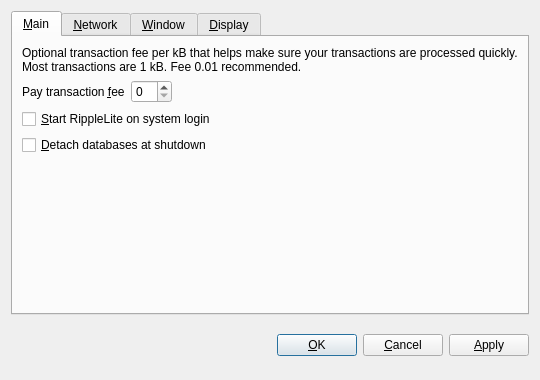
<?xml version="1.0" encoding="UTF-8"?>
<ui version="4.0">
 <class>OptionsDialog</class>
 <widget class="QDialog" name="OptionsDialog">
  <property name="geometry">
   <rect>
    <x>0</x>
    <y>0</y>
    <width>540</width>
    <height>380</height>
   </rect>
  </property>
  <property name="windowTitle">
   <string>Options</string>
  </property>
  <property name="modal">
   <bool>true</bool>
  </property>
  <layout class="QVBoxLayout" name="verticalLayout">
   <item>
    <widget class="QTabWidget" name="tabWidget">
     <property name="tabPosition">
      <enum>QTabWidget::North</enum>
     </property>
     <property name="currentIndex">
      <number>0</number>
     </property>
     <widget class="QWidget" name="tabMain">
      <attribute name="title">
       <string>&amp;Main</string>
      </attribute>
      <layout class="QVBoxLayout" name="verticalLayout_Main">
       <item>
        <widget class="QLabel" name="transactionFeeInfoLabel">
         <property name="text">
          <string>Optional transaction fee per kB that helps make sure your transactions are processed quickly. Most transactions are 1 kB. Fee 0.01 recommended.</string>
         </property>
         <property name="textFormat">
          <enum>Qt::PlainText</enum>
         </property>
         <property name="wordWrap">
          <bool>true</bool>
         </property>
        </widget>
       </item>
       <item>
        <layout class="QHBoxLayout" name="horizontalLayout_Main">
         <item>
          <widget class="QLabel" name="transactionFeeLabel">
           <property name="text">
            <string>Pay transaction &amp;fee</string>
           </property>
           <property name="textFormat">
            <enum>Qt::PlainText</enum>
           </property>
           <property name="buddy">
            <cstring>transactionFee</cstring>
           </property>
          </widget>
         </item>
         <item>
          <widget class="BitcoinAmountField" name="transactionFee"/>
         </item>
         <item>
          <spacer name="horizontalSpacer_Main">
           <property name="orientation">
            <enum>Qt::Horizontal</enum>
           </property>
           <property name="sizeHint" stdset="0">
            <size>
             <width>40</width>
             <height>20</height>
            </size>
           </property>
          </spacer>
         </item>
        </layout>
       </item>
       <item>
        <widget class="QCheckBox" name="bitcoinAtStartup">
         <property name="toolTip">
          <string>Automatically start RippleLite after logging in to the system.</string>
         </property>
         <property name="text">
          <string>&amp;Start RippleLite on system login</string>
         </property>
        </widget>
       </item>
       <item>
        <widget class="QCheckBox" name="detachDatabases">
         <property name="toolTip">
          <string>Detach block and address databases at shutdown. This means they can be moved to another data directory, but it slows down shutdown. The wallet is always detached.</string>
         </property>
         <property name="text">
          <string>&amp;Detach databases at shutdown</string>
         </property>
        </widget>
       </item>
       <item>
        <spacer name="verticalSpacer_Main">
         <property name="orientation">
          <enum>Qt::Vertical</enum>
         </property>
         <property name="sizeHint" stdset="0">
          <size>
           <width>20</width>
           <height>40</height>
          </size>
         </property>
        </spacer>
       </item>
      </layout>
     </widget>
     <widget class="QWidget" name="tabNetwork">
      <attribute name="title">
       <string>&amp;Network</string>
      </attribute>
      <layout class="QVBoxLayout" name="verticalLayout_Network">
       <item>
        <widget class="QCheckBox" name="mapPortUpnp">
         <property name="toolTip">
          <string>Automatically open the RippleLite client port on the router. This only works when your router supports UPnP and it is enabled.</string>
         </property>
         <property name="text">
          <string>Map port using &amp;UPnP</string>
         </property>
        </widget>
       </item>
       <item>
        <widget class="QCheckBox" name="connectSocks">
         <property name="toolTip">
          <string>Connect to the RippleLite network through a SOCKS proxy (e.g. when connecting through Tor).</string>
         </property>
         <property name="text">
          <string>&amp;Connect through SOCKS proxy:</string>
         </property>
        </widget>
       </item>
       <item>
        <layout class="QHBoxLayout" name="horizontalLayout_Network">
         <item>
          <widget class="QLabel" name="proxyIpLabel">
           <property name="text">
            <string>Proxy &amp;IP:</string>
           </property>
           <property name="textFormat">
            <enum>Qt::PlainText</enum>
           </property>
           <property name="buddy">
            <cstring>proxyIp</cstring>
           </property>
          </widget>
         </item>
         <item>
          <widget class="QValidatedLineEdit" name="proxyIp">
           <property name="maximumSize">
            <size>
             <width>140</width>
             <height>16777215</height>
            </size>
           </property>
           <property name="toolTip">
            <string>IP address of the proxy (e.g. 127.0.0.1)</string>
           </property>
          </widget>
         </item>
         <item>
          <widget class="QLabel" name="proxyPortLabel">
           <property name="text">
            <string>&amp;Port:</string>
           </property>
           <property name="textFormat">
            <enum>Qt::PlainText</enum>
           </property>
           <property name="buddy">
            <cstring>proxyPort</cstring>
           </property>
          </widget>
         </item>
         <item>
          <widget class="QLineEdit" name="proxyPort">
           <property name="maximumSize">
            <size>
             <width>55</width>
             <height>16777215</height>
            </size>
           </property>
           <property name="toolTip">
            <string>Port of the proxy (e.g. 9050)</string>
           </property>
          </widget>
         </item>
         <item>
          <widget class="QLabel" name="socksVersionLabel">
           <property name="text">
            <string>SOCKS &amp;Version:</string>
           </property>
           <property name="textFormat">
            <enum>Qt::PlainText</enum>
           </property>
           <property name="buddy">
            <cstring>socksVersion</cstring>
           </property>
          </widget>
         </item>
         <item>
          <widget class="QValueComboBox" name="socksVersion">
           <property name="toolTip">
            <string>SOCKS version of the proxy (e.g. 5)</string>
           </property>
          </widget>
         </item>
         <item>
          <spacer name="horizontalSpacer_Network">
           <property name="orientation">
            <enum>Qt::Horizontal</enum>
           </property>
           <property name="sizeHint" stdset="0">
            <size>
             <width>40</width>
             <height>20</height>
            </size>
           </property>
          </spacer>
         </item>
        </layout>
       </item>
       <item>
        <spacer name="verticalSpacer_Network">
         <property name="orientation">
          <enum>Qt::Vertical</enum>
         </property>
         <property name="sizeHint" stdset="0">
          <size>
           <width>20</width>
           <height>40</height>
          </size>
         </property>
        </spacer>
       </item>
      </layout>
     </widget>
     <widget class="QWidget" name="tabWindow">
      <attribute name="title">
       <string>&amp;Window</string>
      </attribute>
      <layout class="QVBoxLayout" name="verticalLayout_Window">
       <item>
        <widget class="QCheckBox" name="minimizeToTray">
         <property name="toolTip">
          <string>Show only a tray icon after minimizing the window.</string>
         </property>
         <property name="text">
          <string>&amp;Minimize to the tray instead of the taskbar</string>
         </property>
        </widget>
       </item>
       <item>
        <widget class="QCheckBox" name="minimizeOnClose">
         <property name="toolTip">
          <string>Minimize instead of exit the application when the window is closed. When this option is enabled, the application will be closed only after selecting Quit in the menu.</string>
         </property>
         <property name="text">
          <string>M&amp;inimize on close</string>
         </property>
        </widget>
       </item>
       <item>
        <spacer name="verticalSpacer_Window">
         <property name="orientation">
          <enum>Qt::Vertical</enum>
         </property>
         <property name="sizeHint" stdset="0">
          <size>
           <width>20</width>
           <height>40</height>
          </size>
         </property>
        </spacer>
       </item>
      </layout>
     </widget>
     <widget class="QWidget" name="tabDisplay">
      <attribute name="title">
       <string>&amp;Display</string>
      </attribute>
      <layout class="QVBoxLayout" name="verticalLayout_Display">
       <item>
        <layout class="QHBoxLayout" name="horizontalLayout_1_Display">
         <item>
          <widget class="QLabel" name="langLabel">
           <property name="text">
            <string>User Interface &amp;language:</string>
           </property>
           <property name="textFormat">
            <enum>Qt::PlainText</enum>
           </property>
           <property name="buddy">
            <cstring>lang</cstring>
           </property>
          </widget>
         </item>
         <item>
          <widget class="QValueComboBox" name="lang">
           <property name="toolTip">
            <string>The user interface language can be set here. This setting will take effect after restarting RippleLite.</string>
           </property>
          </widget>
         </item>
        </layout>
       </item>
       <item>
        <layout class="QHBoxLayout" name="horizontalLayout_2_Display">
         <item>
          <widget class="QLabel" name="unitLabel">
           <property name="text">
            <string>&amp;Unit to show amounts in:</string>
           </property>
           <property name="textFormat">
            <enum>Qt::PlainText</enum>
           </property>
           <property name="buddy">
            <cstring>unit</cstring>
           </property>
          </widget>
         </item>
         <item>
          <widget class="QValueComboBox" name="unit">
           <property name="toolTip">
            <string>Choose the default subdivision unit to show in the interface and when sending coins.</string>
           </property>
          </widget>
         </item>
        </layout>
       </item>
       <item>
        <widget class="QCheckBox" name="displayAddresses">
         <property name="toolTip">
          <string>Whether to show RippleLite addresses in the transaction list or not.</string>
         </property>
         <property name="text">
          <string>&amp;Display addresses in transaction list</string>
         </property>
        </widget>
       </item>
       <item>
        <widget class="QCheckBox" name="coinControlFeatures">
         <property name="toolTip">
          <string>Whether to show coin control features or not.</string>
         </property>
         <property name="text">
          <string>Display coin &amp;control features (experts only!)</string>
         </property>
        </widget>
       </item>
       <item>
        <spacer name="verticalSpacer_Display">
         <property name="orientation">
          <enum>Qt::Vertical</enum>
         </property>
         <property name="sizeHint" stdset="0">
          <size>
           <width>20</width>
           <height>40</height>
          </size>
         </property>
        </spacer>
       </item>
      </layout>
     </widget>
    </widget>
   </item>
   <item>
    <layout class="QHBoxLayout" name="horizontalLayout_Buttons">
     <item>
      <spacer name="horizontalSpacer_1">
       <property name="orientation">
        <enum>Qt::Horizontal</enum>
       </property>
       <property name="sizeHint" stdset="0">
        <size>
         <width>40</width>
         <height>48</height>
        </size>
       </property>
      </spacer>
     </item>
     <item>
      <widget class="QLabel" name="statusLabel">
       <property name="font">
        <font>
         <weight>75</weight>
         <bold>true</bold>
        </font>
       </property>
       <property name="text">
        <string/>
       </property>
       <property name="textFormat">
        <enum>Qt::PlainText</enum>
       </property>
       <property name="wordWrap">
        <bool>true</bool>
       </property>
      </widget>
     </item>
     <item>
      <spacer name="horizontalSpacer_2">
       <property name="orientation">
        <enum>Qt::Horizontal</enum>
       </property>
       <property name="sizeHint" stdset="0">
        <size>
         <width>40</width>
         <height>48</height>
        </size>
       </property>
      </spacer>
     </item>
     <item>
      <widget class="QPushButton" name="okButton">
       <property name="text">
        <string>&amp;OK</string>
       </property>
      </widget>
     </item>
     <item>
      <widget class="QPushButton" name="cancelButton">
       <property name="text">
        <string>&amp;Cancel</string>
       </property>
       <property name="autoDefault">
        <bool>false</bool>
       </property>
      </widget>
     </item>
     <item>
      <widget class="QPushButton" name="applyButton">
       <property name="text">
        <string>&amp;Apply</string>
       </property>
       <property name="autoDefault">
        <bool>false</bool>
       </property>
      </widget>
     </item>
    </layout>
   </item>
  </layout>
 </widget>
 <customwidgets>
  <customwidget>
   <class>BitcoinAmountField</class>
   <extends>QSpinBox</extends>
   <header>bitcoinamountfield.h</header>
  </customwidget>
  <customwidget>
   <class>QValueComboBox</class>
   <extends>QComboBox</extends>
   <header>qvaluecombobox.h</header>
  </customwidget>
  <customwidget>
   <class>QValidatedLineEdit</class>
   <extends>QLineEdit</extends>
   <header>qvalidatedlineedit.h</header>
  </customwidget>
 </customwidgets>
 <resources/>
 <connections/>
</ui>
